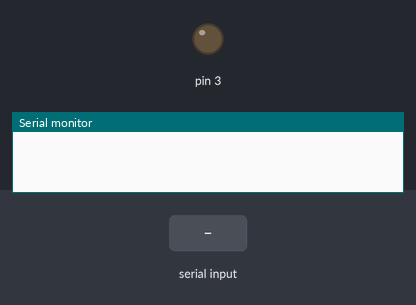
Bench run of a sketch on a simulated Arduino Uno, built with avr-gcc and run on an emulated ATmega328P. Shown: output pins drawn as LEDs (lit = HIGH), the last lines printed to the serial monitor. The test bench sets the inputs (shaded band).

Above: at 1.2 s.
1.3 s: "F\n" received over Serial
At 2.5 s:
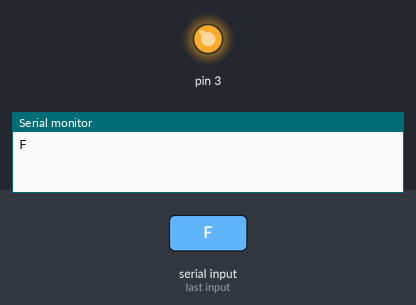
2.8 s: byte 83 ('S') received over Serial
At 3.8 s:
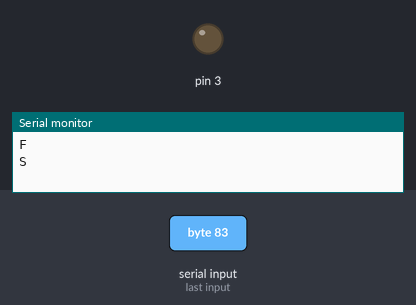
Timing chart, 0 to 5.8 s (numbered marks = the images above; inputs shaded):
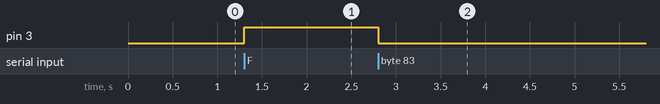

The sketch:

Serial_Testing.ino
```cpp
char input;
int mode, temp, spo2, hr;


void setup()
{
  pinMode(3, OUTPUT);
  digitalWrite(3, LOW);
  Serial.begin(9600);
}

void loop()
{
//  mode = random(1, 4);
//  temp = random(20, 30);
//  spo2 = random(80, 100);
//  hr   = random(55, 80);

//  String Message = create_Formatted_Msg();

//  Serial.write(Message.c_str());

  if (Serial.available())
  {
    input = Serial.read();
    Serial.print(input);
    switch (input)
    {
      case'F':
        digitalWrite(3, HIGH);
        break;

      case 'S':
        digitalWrite(3, LOW);
        break;
    }
  }
}


String create_Formatted_Msg()
{
  String Current_Mode_String = String(mode);
  String Temperature_String = String(temp);
  String HeartRate_String = String(spo2);
  String SPO2_String = String(hr);
  String input_String = String(input);

  // Format Message: #ID#Current_Mode#Temperature#Heartrate#SPO2#
  String FormattedMessage = '#' + Current_Mode_String + '#' + Temperature_String + '#' + HeartRate_String + '#' + SPO2_String + '#' + input_String+ '#' + '\n' ;

  return FormattedMessage;
}
```

Measured:
- after the input at 1.3 s, pin 3: LOW → HIGH at once
- after the input at 2.8 s, pin 3: HIGH → LOW at once
